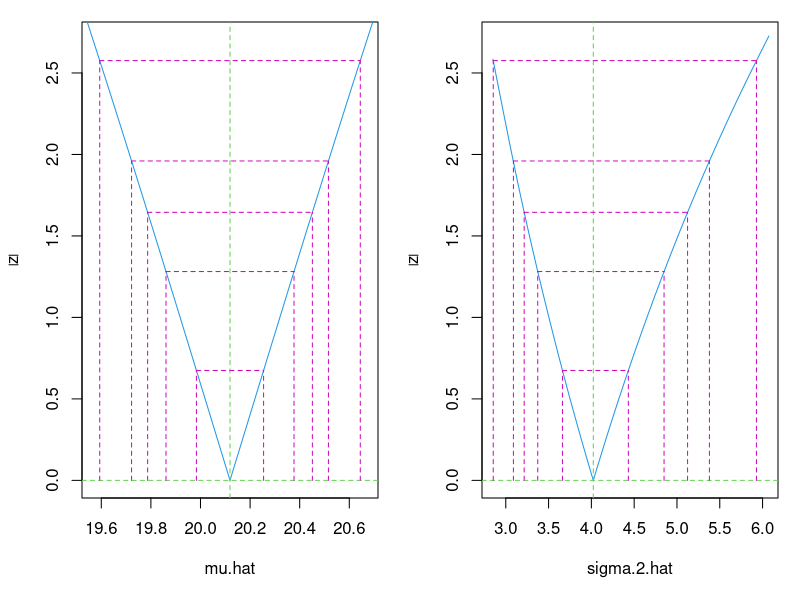

Recreate this plot in R.
rm(list = ls())
mu <- 20 ; sigma.2 <- 4 ; set.seed(33)
X <- rnorm(100, mu, sqrt(sigma.2))
log.L <- function(mu.hat = 15, sigma.2.hat = 6){
  n <- length(X)
  n / 2 * log(2 * pi * sigma.2.hat) + 
    1/2 * sum((X - mu.hat)^2 / sigma.2.hat)
}
library(stats4)
(fit <- mle(log.L))

confint(profile(fit))
par(mfrow = c(1, 2))
plot(profile(fit))
